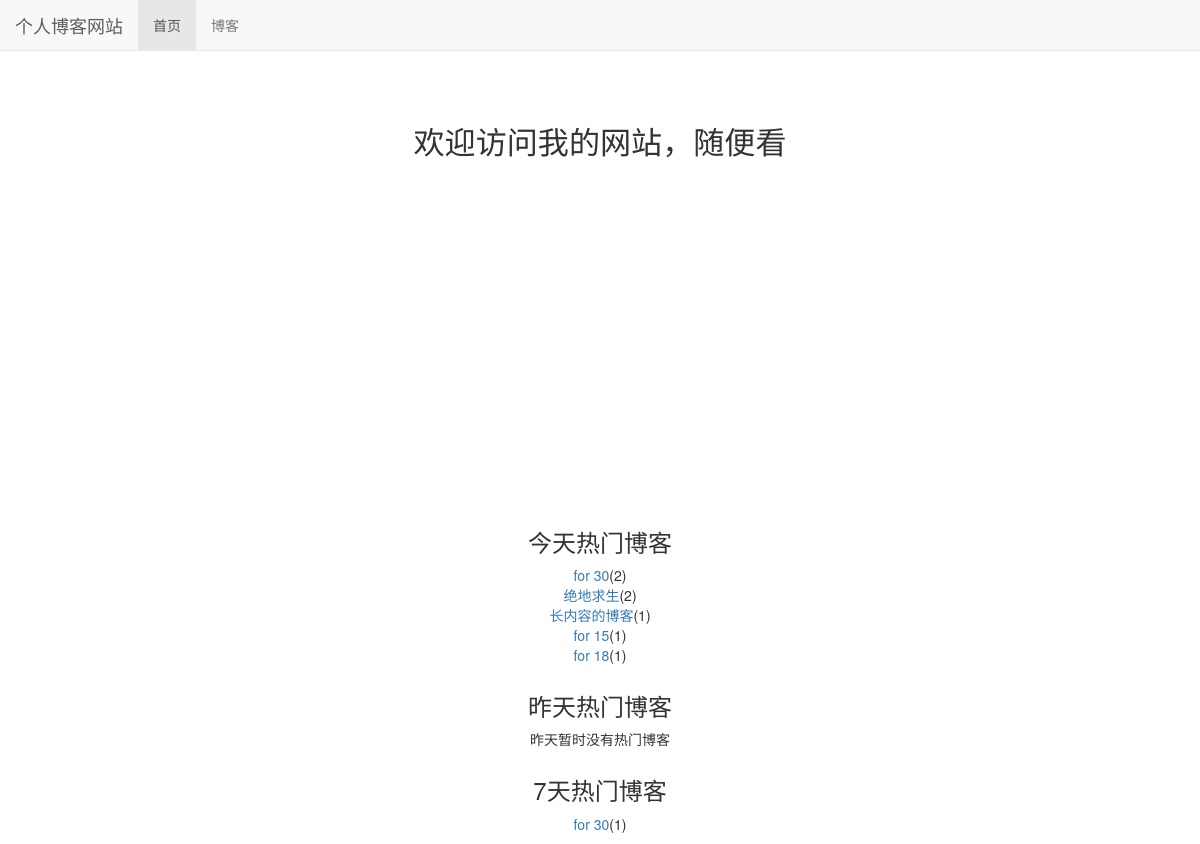
The page / on the database its author committed.
### read_statistics/models.py (models this page shows)
class ReadDetail(models.Model):
    date = models.DateField(default=timezone.now)
    read_num = models.IntegerField(default=0)
    content_type = models.ForeignKey(ContentType, on_delete=models.DO_NOTHING)
    object_id = models.PositiveIntegerField()
    content_object = GenericForeignKey('content_type', 'object_id')

### blog/models.py (models this page shows, shortened)
class Blog(models.Model, ReadNumExpandMethod):
    title = models.CharField(max_length=50)
    blog_type = models.ForeignKey(BlogType, on_delete=models.DO_NOTHING)
    content = RichTextUploadingField()
    author = models.ForeignKey(User, on_delete=models.DO_NOTHING)
    read_details = GenericRelation(ReadDetail)
    created_time = models.DateTimeField(auto_now_add=True)
    last_updated_time = models.DateTimeField(auto_now=True)
    class Meta:
        ordering = ['-created_time']

### mysite/views.py (the view)
# urls.py: 2. Add a URL to urlpatterns:  path('', views.home, name='home')
def home(request):
    blog_content_type = ContentType.objects.get_for_model(Blog)
    dates, read_nums = get_seven_days_read_data(blog_content_type)
    hot_blogs_for_7_days = cache.get('hot_blogs_for_7_days')
    if hot_blogs_for_7_days is None:
        hot_blogs_for_7_days = get_7_days_hot_blogs()
        cache.set('hot_blogs_for_7_days', hot_blogs_for_7_days, 3600)
    context = {}
    context['dates'] = dates
    context['read_nums'] = read_nums
    context['today_hot_data'] = get_today_hot_data(blog_content_type)
    context['yesterday_hot_data'] = get_yesterday_hot_data(blog_content_type)
    context['hot_blogs_for_7_days'] = hot_blogs_for_7_days
    return render(request, 'home.html', context)

### mysite/views.py (called while the page is built)
def get_7_days_hot_blogs():
    today = timezone.now().date()
    date = today - datetime.timedelta(days=7)
    blogs = Blog.objects \
                .filter(read_details__date__lt=today, read_details__date__gte=date) \
                .values('id', 'title') \
                .annotate(read_num_sum=Sum('read_details__read_num')) \
                .order_by('-read_num_sum')
    return blogs[:7]

### read_statistics/utils.py (called while the page is built)
def get_seven_days_read_data(content_type):
    today = timezone.now().date()
    dates = []
    read_nums = []
    for i in range(7, 0, -1):
        date = today - datetime.timedelta(days=i)
        dates.append(date.strftime('%m/%d'))
        read_details = ReadDetail.objects.filter(content_type=content_type, date=date)
        result = read_details.aggregate(read_num_sum=Sum('read_num'))
        read_nums.append(result['read_num_sum'] or 0)
    return dates, read_nums

def get_today_hot_data(content_type):
    today = timezone.now().date()
    read_details = ReadDetail.objects.filter(content_type=content_type, date=today).order_by('-read_num')
    return read_details[:7]

def get_yesterday_hot_data(content_type):
    today = timezone.now().date()
    yesterday = today - datetime.timedelta(days=1)
    read_details = ReadDetail.objects.filter(content_type=content_type, date=yesterday).order_by('-read_num')
    return read_details[:7]

### templates/home.html (shortened to what this page needs)
{% extends 'base.html' %}
{% load staticfiles %}
{% block header_extends %}
    <link rel="stylesheet" href="{% static 'home.css' %}">
{% endblock %}
{% block nav_home_active %}active{% endblock %}
{% block content %}
    <h3 class="home-content">欢迎访问我的网站，随便看</h3>
    <div id="container"></div>
    <div class="hot-data">
        <h3>今天热门博客</h3>
        <ul>
            {% for hot_data in today_hot_data %}
                <li><a href="{% url 'blog_detail' hot_data.content_object.pk %}">{{ hot_data.content_object.title }}</a>({{ hot_data.read_num }})</li>
            {% empty %}
                <li>今天暂时没有热门博客</li>
            {% endfor %}
        </ul>
    </div>
    <div class="hot-data">
        <h3>昨天热门博客</h3>
        <ul>
            {% for hot_data in yesterday_hot_data %}
                <li><a href="{% url 'blog_detail' hot_data.content_object.pk %}">{{ hot_data.content_object.title }}</a>({{ hot_data.read_num }})</li>
            {% empty %}
                <li>昨天暂时没有热门博客</li>
            {% endfor %}
        </ul>
    </div>
    <div class="hot-data">
        <h3>7天热门博客</h3>
        <ul>
            {% for hot_blog in hot_blogs_for_7_days %}
                <li><a href="{% url 'blog_detail' hot_blog.id %}">{{ hot_blog.title }}</a>({{ hot_blog.read_num_sum }})</li>
            {% empty %}
                <li>昨天暂时没有热门博客</li>
            {% endfor %}
        </ul>
    </div>
{% endblock %}

### templates/base.html (shortened to what this page needs)
{% load staticfiles %}
<!DOCTYPE html>
<html lang="zh-CN">
<head>
    <link rel="stylesheet" href="{% static 'base.css' %}">
    <link rel="stylesheet" href="{% static 'bootstrap-3.3.7/css/bootstrap.min.css' %}">
    {% block header_extends %}{% endblock %}
</head>
<body>
    <div class="navbar navbar-default navbar-fixed-top" role="navigation">
        <div class="container-fluid">
            <div class="navbar-header">
                <a class="navbar-brand" href="{% url 'home' %}">个人博客网站</a>
            </div>
            <div id="navbar-collapse" class="collapse navbar-collapse">
                <ul class="nav navbar-nav">
                    <li class="{% block nav_home_active %}{% endblock %}">
                        <a href="{% url 'home' %}">首页</a>
                    </li>
                    <li class="{% block nav_blog_active %}{% endblock %}">
                        <a href="{% url 'blog_list' %}">博客</a>
                    </li>
                </ul>
            </div>
        </div>
    </div>
    {% block content %}{% endblock %}
</body>
</html>

### static/base.css (style rules this page uses)
* { margin: 0; padding: 0; }
body { margin-top: 70px!important; }
ul { list-style-type: none!important; }

### static/home.css (style rules this page uses)
h3.home-content { font-size: 222%; text-align: center; margin-top: 4em; margin-bottom: 2em; }
div#container { margin: 0 auto; height: 20em; min-width: 20em; max-width: 30em; }
div.hot-data { text-align: center; margin-top: 2em; }

### rows shown on the page
ReadDetail: content_object "for 30", read_num "2"
ReadDetail: content_object "绝地求生", read_num "2"
ReadDetail: content_object "长内容的博客", read_num "1"
ReadDetail: content_object "for 15", read_num "1"
ReadDetail: content_object "for 18", read_num "1"
Blog: title "for 30", read_num_sum "1"
